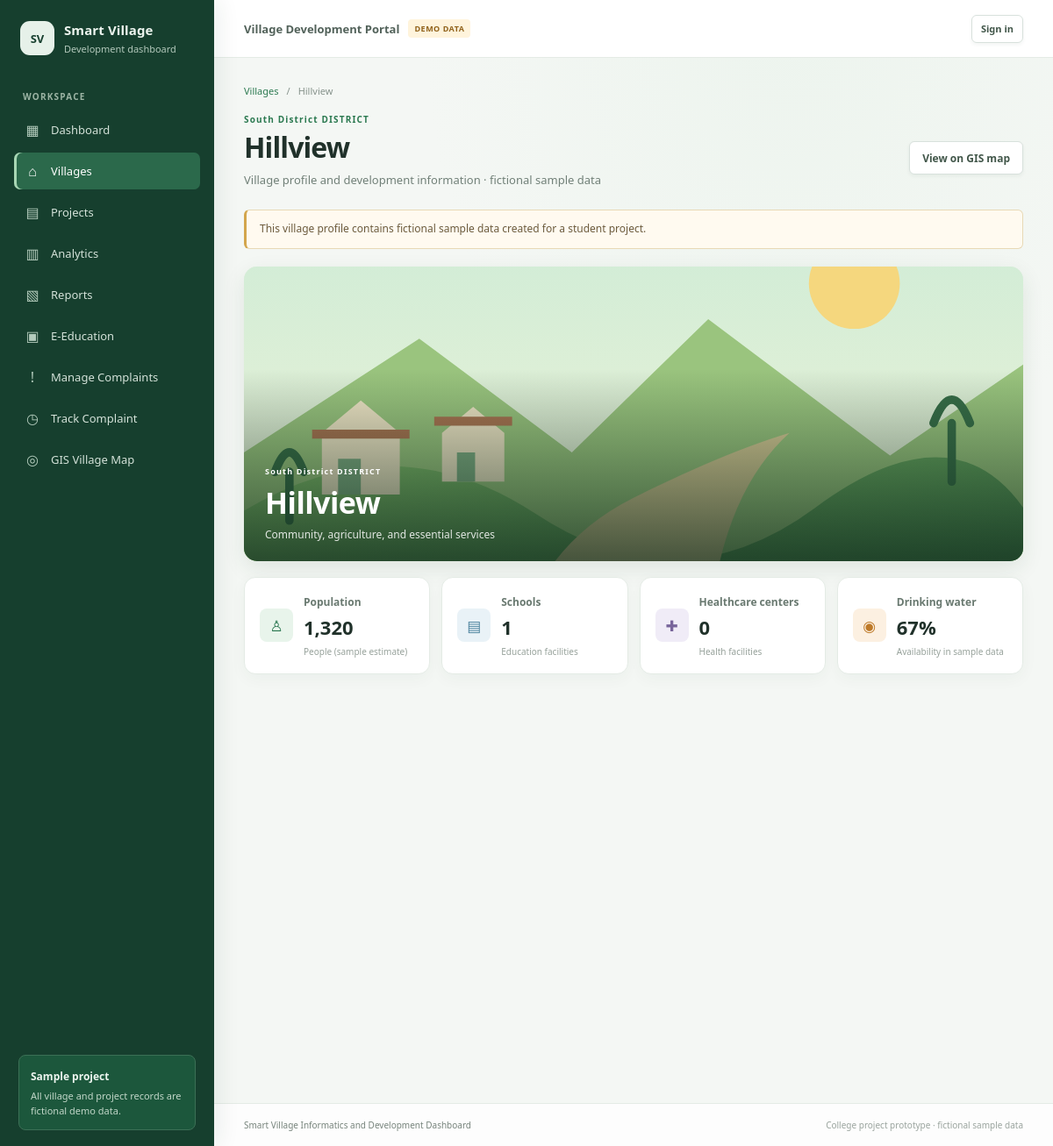
Screenshot of /villages/5 with the database file from the repository.
### tables this page shows
CREATE TABLE villages (
            id INTEGER PRIMARY KEY AUTOINCREMENT,
            name TEXT NOT NULL UNIQUE,
            district TEXT NOT NULL,
            population INTEGER NOT NULL CHECK (population >= 0),
            schools INTEGER NOT NULL CHECK (schools >= 0),
            healthcare_centers INTEGER NOT NULL CHECK (healthcare_centers >= 0),
            road_status TEXT NOT NULL,
            water_availability INTEGER NOT NULL CHECK (water_availability BETWEEN 0 AND 100),
            agriculture TEXT NOT NULL
        , latitude REAL CHECK (latitude IS NULL OR latitude BETWEEN -90 AND 90), longitude REAL CHECK (longitude IS NULL OR longitude BETWEEN -180 AND 180), coordinates_verified INTEGER NOT NULL DEFAULT 0 CHECK (coordinates_verified IN (0, 1)));

### app.py (the view)
@app.route("/villages/<int:village_id>")
def village_details(village_id):
    db = get_db()
    village = db.execute("SELECT * FROM villages WHERE id = ?", (village_id,)).fetchone()
    if village is None:
        abort(404)
    projects = db.execute(
        "SELECT * FROM projects WHERE village_id = ? ORDER BY start_date DESC",
        (village_id,),
    ).fetchall()
    facilities = db.execute(
        "SELECT * FROM facilities WHERE village_id = ? ORDER BY facility_type, facility_name",
        (village_id,),
    ).fetchall()
    return render_template(
        "village_details.html", village=village, projects=projects, facilities=facilities
    )

### app.py (called while the page is built, shortened)
def get_db():
    if "db" not in g:
        g.db = sqlite3.connect(app.config["DATABASE"])
        g.db.row_factory = sqlite3.Row
        g.db.execute("PRAGMA foreign_keys = ON")
    return g.db

@app.before_request
def protect_post_requests():
    user_id = session.get("user_id")
    g.current_user = None
    session.setdefault("_csrf_token", secrets.token_urlsafe(32))
    if request.method in ("POST", "PUT", "PATCH", "DELETE"):
        submitted_token = request.form.get("_csrf_token", "") or request.headers.get(
            "X-CSRF-Token", ""
        )
        if not compare_digest(session["_csrf_token"], submitted_token):
            abort(400, description="The form security token is missing or invalid. Please reload and try again.")

@app.context_processor
def inject_template_helpers():
    return {
        "csrf_token": lambda: session.get("_csrf_token", ""),
        "current_user": getattr(g, "current_user", None),
    }

### templates/village_details.html (shortened to what this page needs)
{% extends "base.html" %}
{% block content %}
<div class="breadcrumbs"><a href="{{ url_for('villages') }}">Villages</a><span>/</span>{{ village.name }}</div>
<div class="page-heading"><div><p class="eyebrow">{{ village.district }} DISTRICT</p><h1>{{ village.name }}</h1><p class="muted">Village profile and development information · fictional sample data</p></div><div class="button-row"><a class="button button-outline" href="{{ url_for('gis_map', village=village.id) }}">View on GIS map</a></div></div>
<div class="notice">This village profile contains fictional sample data created for a student project.</div>
<section class="village-detail-hero reveal">
  <img src="https://images.unsplash.com/photo-1500382017468-9049fed747ef?auto=format&amp;fit=crop&amp;w=1500&amp;q=82" data-fallback="{{ url_for('static', filename='images/village-fallback.svg') }}" alt="Green fields and open countryside representing the rural landscape of {{ village.name }}" width="1500" height="560">
  <div class="detail-hero-caption"><span>{{ village.district }} DISTRICT</span><h2>{{ village.name }}</h2><p>Community, agriculture, and essential services</p></div>
</section>
<section class="detail-grid reveal">
  <article class="detail-card"><span class="detail-symbol icon-green">♙</span><div><span class="stat-label">Population</span><strong>{{ "{:,}".format(village.population) }}</strong><small>People (sample estimate)</small></div></article>
  <article class="detail-card"><span class="detail-symbol icon-blue">▤</span><div><span class="stat-label">Schools</span><strong>{{ village.schools }}</strong><small>Education facilities</small></div></article>
  <article class="detail-card"><span class="detail-symbol icon-purple">✚</span><div><span class="stat-label">Healthcare centers</span><strong>{{ village.healthcare_centers }}</strong><small>Health facilities</small></div></article>
  <article class="detail-card"><span class="detail-symbol icon-orange">◉</span><div><span class="stat-label">Drinking water</span><strong>{{ village.water_availability }}%</strong><small>Availability in sample data</small></div></article>
</section>
{% endblock %}

### static/css/style.css (style rules this page uses)
:root { --green-900: #174b35; --green-800: #206344; --green-700: #28764f; --green-100: #e9f3ec; --ink: #20312a; --muted: #718078; --line: #e5ebe7; --surface: #fff; --background: #f5f7f5; --red: #b84238; font-family: "Segoe UI", Arial, sans-serif; color: var(--ink); background: var(--background); font-synthesis: none; }
* { box-sizing: border-box; }
body { margin: 0; min-width: 320px; background: var(--background); font-size: 14px; }
a { color: inherit; text-decoration: none; }
button, a, input, select { -webkit-tap-highlight-color: transparent; }
.page-heading { display: flex; align-items: center; justify-content: space-between; gap: 20px; margin-bottom: 22px; }
.page-heading h1, .login-intro h1 { margin: 3px 0 7px; font-size: clamp(25px, 3vw, 32px); letter-spacing: -.75px; }
.eyebrow { margin: 0; color: var(--green-700); font-size: 10px; font-weight: 800; letter-spacing: 1.15px; }
.muted { color: var(--muted); }
.page-heading .muted { margin: 0; font-size: 13px; }
.notice { margin-bottom: 20px; padding: 12px 15px; border: 1px solid #e8d9b6; border-left: 3px solid #d3a64d; border-radius: 6px; background: #fffaf0; color: #6c5b3d; font-size: 12px; line-height: 1.55; }
.stat-label { color: #697970; font-size: 12px; font-weight: 600; }
.stat-icon, .detail-symbol { display: grid; width: 30px; height: 30px; place-items: center; margin-bottom: 8px; border-radius: 8px; font-size: 15px; font-weight: 700; }
.icon-green { background: #e8f4eb; color: #28764f; }
.icon-blue { background: #e9f2f7; color: #4b829d; }
.icon-purple { background: #f0ecf7; color: #78659b; }
.icon-orange { background: #fcf0e1; color: #be7a29; }
.button { display: inline-flex; min-height: 38px; align-items: center; justify-content: center; gap: 6px; padding: 0 14px; border: 1px solid transparent; border-radius: 6px; cursor: pointer; font-size: 12px; font-weight: 650; transition: background .15s ease, border .15s ease; }
.button-outline { border-color: #d8e1dc; background: #fff; color: #42574a; }
.breadcrumbs { display: flex; gap: 9px; margin-bottom: 18px; color: #87938c; font-size: 11px; }
.breadcrumbs a { color: var(--green-700); }
.detail-grid { display: grid; grid-template-columns: repeat(4, minmax(0,1fr)); gap: 13px; margin-bottom: 18px; }
.detail-card { display: flex; gap: 12px; align-items: center; padding: 17px; border: 1px solid var(--line); border-radius: 8px; background: #fff; }
.detail-symbol { width: 38px; height: 38px; flex: 0 0 38px; margin: 0; font-size: 17px; }
.detail-card strong { display: block; margin: 5px 0 2px; font-size: 22px; }
.detail-card small { color: #96a19a; font-size: 10px; }
.button-row { display: flex; flex-wrap: wrap; gap: 8px; margin-top: 17px; }
:root { --green-900: #163f2e; --green-800: #205c3e; --green-700: #2b7950; --green-100: #eaf4ec; --ink: #20312a; --muted: #718078; --line: #e4ebe5; --surface: #fff; --background: #f4f7f4; scroll-behavior: smooth; }
body { background: radial-gradient(ellipse at 75% 0%, rgba(221, 238, 224, .32), transparent 33%), var(--background); }
.page-heading { margin-bottom: 25px; }
.page-heading h1, .login-intro h1 { font-weight: 720; letter-spacing: -.9px; }
.stat-card, .detail-card, .panel { border-radius: 13px; box-shadow: 0 5px 18px rgba(27, 66, 43, .045); }
.village-detail-hero { position: relative; height: clamp(210px, 28vw, 340px); margin-bottom: 18px; overflow: hidden; border-radius: 15px; background: #dfeade; box-shadow: 0 8px 24px rgba(27,66,43,.1); }
.village-detail-hero::after { position: absolute; inset: 35% 0 0; background: linear-gradient(transparent, rgba(14, 39, 26, .72)); content: ""; }
.village-detail-hero img { display: block; width: 100%; height: 100%; object-fit: cover; }
.detail-hero-caption { position: absolute; z-index: 1; right: 24px; bottom: 22px; left: 24px; color: #fff; }
.detail-hero-caption span { font-size: 9px; font-weight: 800; letter-spacing: 1.2px; }
.detail-hero-caption h2 { margin: 5px 0; font-size: clamp(23px, 3vw, 34px); letter-spacing: -.5px; }
.detail-hero-caption p { margin: 0; color: rgba(255,255,255,.86); font-size: 12px; }
.button { position: relative; overflow: hidden; box-shadow: 0 2px 4px rgba(28, 74, 46, .06); transition: background .2s ease, border-color .2s ease, color .2s ease, transform .15s ease, box-shadow .2s ease; }
.is-visible { animation: fade-up .5s ease both; animation-delay: var(--reveal-delay, 0ms); }

### rows the page displays
villages: name "Hillview", district "South District", population "1,320", schools "1", healthcare_centers "0", water_availability "67"
